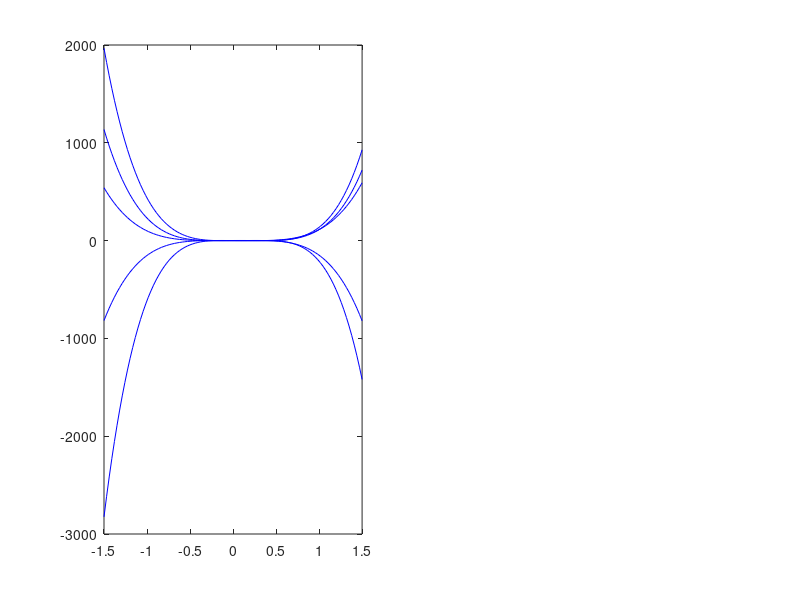

This chart was generated by the following MATLAB code: (Note: this script raises an error after producing the figure.)
clear all
clf
clc


n = 5;

% x_i = -1 + 2.*sort(rand(1,n));
x_i = -1.5 + 3.*sort(rand(1,n));
% x_i = Gnodes(n);

m = 100;

xi_full = linspace(-1.5,1.5,m);

for i=1:n
    x_p     = x_i;
    x_p(i)  = [];
    c_i  = prod(x_i(i)-x_p);
    for j=1:m
        hb_i_full(i,j) = prod(xi_full(j)-x_p)/c_i;
    end
end

subplot(1,2,1)
plot(xi_full,hb_i_full,'b')

%%%%%%%%%%%%%%%%%%%%%%%%%%%%%%%%%%%%%%%%%%%%%%%%%%%%%%%%%%%%%%%%%%%%%%%%%%%

m = 4;

xi = GLLnodes(m);

for i=1:n
    x_p     = x_i;
    x_p(i)  = [];
    c_i  = prod(x_i(i)-x_p);
    for j=1:m+1
        hb_i(i,j) = prod(xi(j)-x_p)/c_i;
    end
end

hold on
plot(xi,hb_i,'sk')
plot(x_i,ones(1,n),'dg')
grid

%%%%%%%%%%%%%%%%%%%%%%%%%%%%%%%%%%%%%%%%%%%%%%%%%%%%%%%%%%%%%%%%%%%%%%%%%%%
h_j = LagrangeVal(xi,m,1);
plot(xi,diag(h_j),'^r')
h_j_full = LagrangeVal(xi_full,m,1);
plot(xi_full,h_j_full,'r')


ub_i = rand(1,n);

u1 = ub_i*hb_i_full;

subplot(1,2,2)
plot(xi_full,u1)
hold on
plot(x_i,ub_i,'og')

u_j = ub_i*hb_i;

u2 = u_j*h_j_full;

plot(xi_full,u2,'--r')
plot(xi,u_j,'xk')